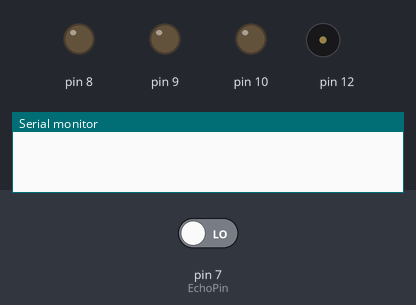
A sketch run on a simulated Arduino Uno, built for the host (arithmetic inside an expression is 32-bit, double 64-bit). Shown: output pins drawn as LEDs (lit = HIGH), buzzer (waves = sounding), the last lines printed to the serial monitor. The test bench sets the inputs (shaded band); at power-on: pin 7 (EchoPin) LOW. Pins used as bus, display or sensor lines are not drawn.

Above: at 0.5 s.
At 1.5 s:
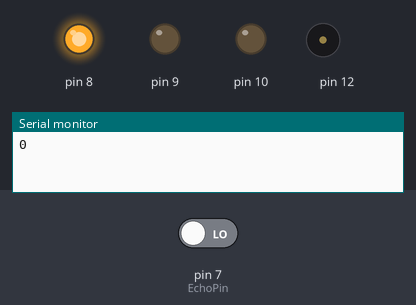
Timing chart, 0 to 3.0 s (numbered marks = the images above):
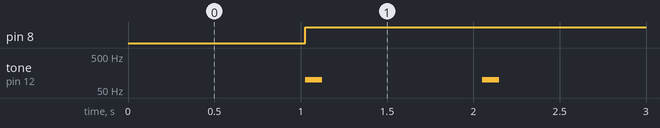

The sketch:

ProximitySensor.ino
```cpp
//  Proximity Sensor
#define TrigPin 6
#define EchoPin 7
int PingTravelTime;

int counter = 0;
String str;

void setup()
{
  pinMode(TrigPin, OUTPUT);
  pinMode(EchoPin, INPUT);
  Serial.begin(9600);

  pinMode(8, OUTPUT);
  pinMode(9, OUTPUT);
  pinMode(10, OUTPUT);
}

void loop()
{
  ProximitySensor();
}

void ProximitySensor()
{
  digitalWrite(TrigPin, HIGH);
  delayMicroseconds(100);
  PingTravelTime = pulseIn(EchoPin, HIGH);
  delay(25);
  digitalWrite(TrigPin, LOW);
  Serial.println(PingTravelTime/60);

  //ReceiveAndSend(PingTravelTime/60);

  int x = (PingTravelTime/60);

  digitalWrite(8, x < 10 ? HIGH : LOW);
  digitalWrite(9, x < 15 && x > 10 ? HIGH : LOW);
  digitalWrite(10, x < 20 && x > 15 ? HIGH : LOW);

  if(x < 5)
  {
    tone(12, 100, 100);
  }
  else
  {
    noTone(12);
  }
}

void ReceiveAndSend(int distance)
{
  //Serial.print("Serial.available = ");
  //Serial.println(Serial.available());

  if(Serial.available())
  {
    str = Serial.readString();
    Serial.print("str: ");
    Serial.println(str);
    Serial.flush();
  }

  Serial.println(distance);
  delay(1000);
}
```

Measured:
- by itself, pin 8: LOW → HIGH at 1.0 s
- by itself, tone on pin 12: alternates 100 Hz for 0.10 s and silent for 0.93 s
